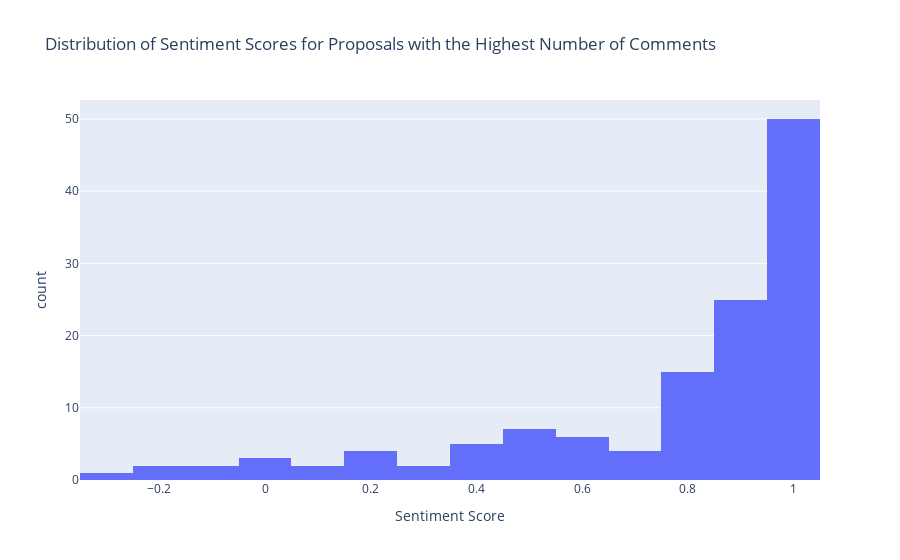

Notebook cell for this chart:
### Markdown cell above
#### For proposals with the highest number of comments, what is the overall sentiment expressed?

### Code cell
import pandas as pd
from nltk.sentiment.vader import SentimentIntensityAnalyzer
import plotly.express as px

# Load datasets
topics_df = pd.read_csv('forum_topics_data.csv')
posts_df = pd.read_csv('forum_posts_data.csv')

# Filter Tally proposal posts
tally_topic_ids = [21332, 20957, 20856, 20223, 20064, 19899, 19467, 16501, 19696, 18557, 
                   19046, 16131, 15615, 15920, 15425, 15426, 14976, 14688, 14790, 13360, 13362]

tally_posts = posts_df[posts_df['Topic ID'].isin(tally_topic_ids)]

# Group by Topic ID and count number of comments
comment_counts = tally_posts.groupby('Topic ID').size().reset_index(name='Comment Count')

# Get Topic IDs with the highest number of comments
max_comments_topics = comment_counts[comment_counts['Comment Count'] == comment_counts['Comment Count'].max()]['Topic ID']

# Filter posts for proposals with the highest number of comments
max_comments_posts = tally_posts[tally_posts['Topic ID'].isin(max_comments_topics)]

# Initialize SentimentIntensityAnalyzer
sid = SentimentIntensityAnalyzer()

# Function to determine sentiment polarity
def get_sentiment(text):
    scores = sid.polarity_scores(text)
    return scores['compound']

# Apply sentiment analysis to comments
max_comments_posts['Sentiment'] = max_comments_posts['Post Description'].astype(str).apply(get_sentiment)

# Visualize sentiment distribution using histogram
fig1 = px.histogram(max_comments_posts, x='Sentiment', 
                    title='Distribution of Sentiment Scores for Proposals with the Highest Number of Comments',
                    labels={'Sentiment': 'Sentiment Score', 'count': 'Number of Comments'})
fig.show()

# Visualize sentiment distribution using box plot
fig = px.box(max_comments_posts, y='Sentiment', 
             title='Distribution of Sentiment Scores for Proposals with the Highest Number of Comments',
             labels={'Sentiment': 'Sentiment Score'})
fig.show()
fig1.write_html("Overall Sentiment for Proposals with the Highest Number of Comments 1.html")

### Figure 1 — Plotly figure (JSON) as saved in the notebook; plotly's stock layout.template omitted (floating-point values rounded to 4 significant figures)
{"data": [{"alignmentgroup": "True", "bingroup": "x", "hovertemplate": "Sentiment Score=%{x}<br>count=%{y}<extra></extra>", "legendgroup": "", "marker": {"color": "#636efa", "pattern": {"shape": ""}}, "name": "", "offsetgroup": "", "orientation": "v", "showlegend": false, "type": "histogram", "x": [0.9996, 0.968, 0.9159, 0.8225, 0.9955, 0.5267, 0.8316, 0.9186, 0.9653, -0.0772, 0.2732, 0.8519, 0.9953, 0.9919, 0.3612, 0.9836, 0.7579, 0.9772, 0.9363, 0.1499, 0.9969, 0.1943, 0.625, 0.9948, 0.872, 0.8638, 0.9118, 0.4173, 0.1781, 0.9802, 0.4767, 0.9231, -0.0672, 0.9865, -0.2846, 0.9978, 0.9904, 0.8316, 0.9839, 0.9918, 0.9935, 0.9928, 0.8074, 0.6457, 0.981, 0.9949, 0.951, 0, -0.2263, 0.8955, 0.8588, 0.9754, 0.8481, 0.8658, 0.9792, 0.4927, 0.9991, 0.9961, 0.9927, 0.9392, 0.6808, 0.9546, 0.4813, 0.9729, 0.9123, 0.7777, 0.9967, 0.9969, 0.9392, 0, 0.8519, 0.9896, 0.7964, 0.9306, 0.9525, 0.8885, 0.9965, 0.9761, 0.886, 0.6994, 0.9937, 0.9846, 0.965, 0.8729, 0.9733, 0.5267, 0.836, 0.6249, 0.9393, 0.9604, 0.8225, 0.9917, 0.9776, 0.9536, 0.9825, 0.872, 0.1779, 0.8228, 0.9254, 0.1513, 0.0772, 0.998, 0.9209, 0.9469, 0.952, 0.4199, 0.8117, 0.7964, 0.908, 0.9813, 0.9952, 0.9821, 0.6682, 0.8271, 0.6369, 0.802, 0.4404, 0.4574, 0.9532, 0.3182, 0.6946, 0.6486, 0.9895, 0.5267, -0.1556, 0, 0.5859, 0.4019], "xaxis": "x", "yaxis": "y"}], "layout": {"barmode": "relative", "legend": {"tracegroupgap": 0}, "title": {"text": "Distribution of Sentiment Scores for Proposals with the Highest Number of Comments"}, "xaxis": {"anchor": "y", "domain": [0, 1], "title": {"text": "Sentiment Score"}}, "yaxis": {"anchor": "x", "domain": [0, 1], "title": {"text": "count"}}}}
